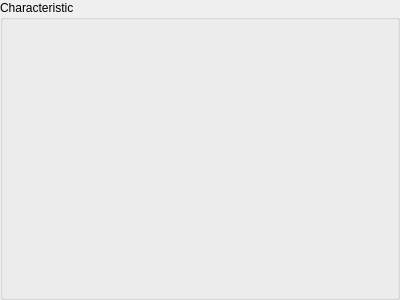
<?xml version="1.0" encoding="UTF-8"?>
<ui version="4.0">
 <class>DruidCharacteristic</class>
 <widget class="QGroupBox" name="DruidCharacteristic">
  <property name="geometry">
   <rect>
    <x>0</x>
    <y>0</y>
    <width>400</width>
    <height>300</height>
   </rect>
  </property>
  <property name="windowTitle">
   <string>GroupBox</string>
  </property>
  <property name="title">
   <string>Characteristic</string>
  </property>
  <layout class="QGridLayout" name="gridLayout">
   <property name="topMargin">
    <number>40</number>
   </property>
  </layout>
 </widget>
 <resources/>
 <connections/>
</ui>
